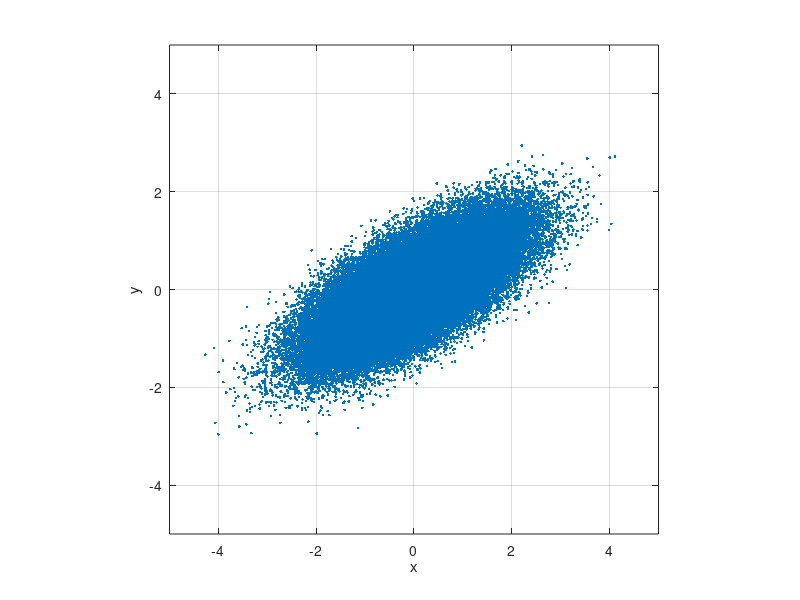

This chart was generated by the following MATLAB code: (Note: this script raises an error after producing the figure.)
%joint pdf demo script
%

num=100000;
yox=0.5;
% theta=pi/6;
theta=0.5*atan(2*0.5/(1-0.5));
xox=sqrt(cos(theta)^2+2*0.5*cos(theta)*sin(theta)+0.5*sin(theta)^2);
yox=sqrt(0.5*cos(theta)^2-2*0.5*cos(theta)*sin(theta)+sin(theta)^2);
xlim=5;
nbin=50;

x=xox*randn(num,1);
y=yox*randn(num,1);

z=x+i*y;
z=z*exp(i*theta);
x=real(z);
y=imag(z);

plot(x,y,'.');
axis equal
axis([-xlim xlim -xlim xlim]);
grid on;
xlabel('x');
ylabel('y');

bin=linspace(-xlim,xlim,nbin);
n=hist2d(x,y,bin,bin)/(bin(2)-bin(1))^2/num;

figure;
contourf(bin,bin,n');
axis equal
axis([-xlim xlim -xlim xlim]);
grid on;
xlabel('x');
ylabel('y');
colorbar;

